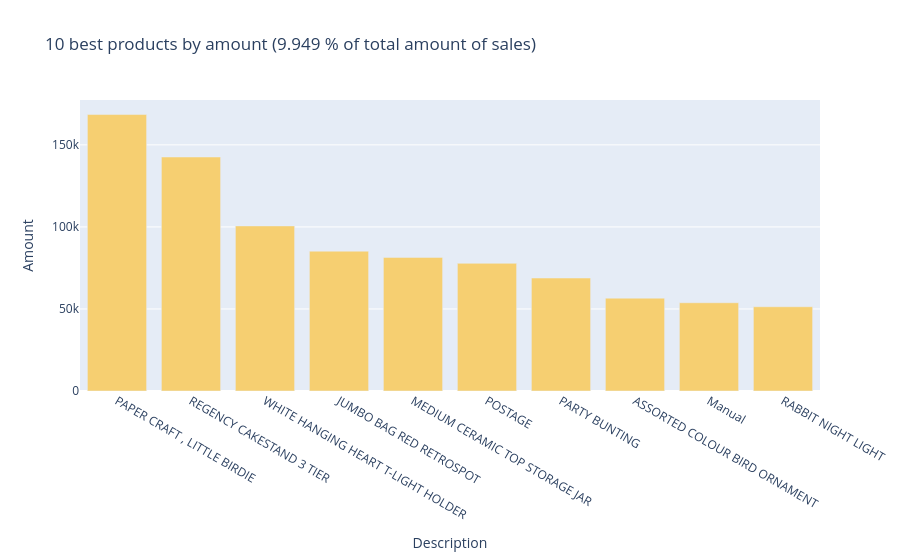
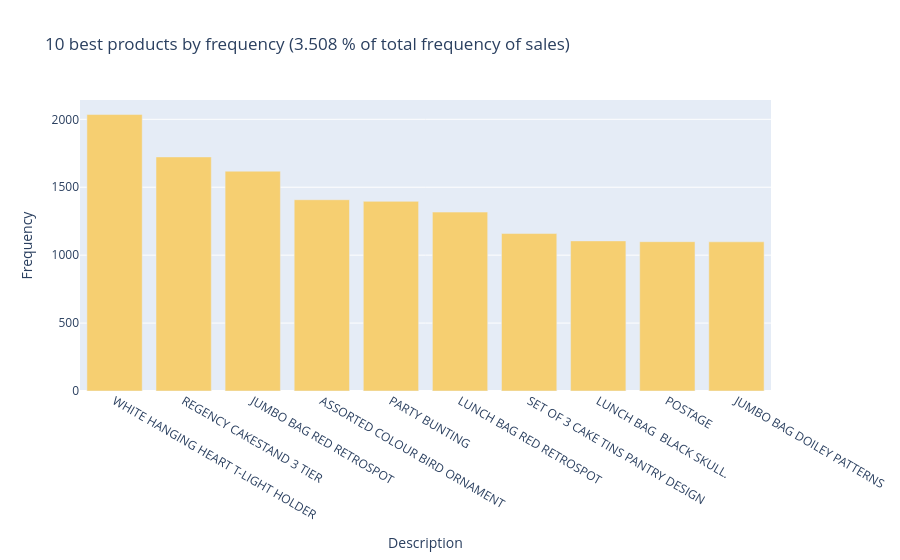

The cell these charts' notebook holds for them, in order:
### Markdown cell above
- Top products

### Code cell
temp = (
    df_ori.groupby(['StockCode', 'Description'], as_index=False)['Amount']
    .sum()
    .sort_values(by='Amount', ascending=False)
    .reset_index(drop=True)
)
ratio_sales_inplot = str(list(temp[['Amount']][:10].sum())[0] / list(temp[['Amount']].sum())[0] * 100)[:5] + ' %'
fig = px.bar(temp[:10].reset_index(), x='Description', y='Amount', title='10 best products by amount ('+ ratio_sales_inplot + ' of total amount of sales)', color_discrete_sequence=px.colors.qualitative.Pastel)
fig.update_layout(xaxis_type='category')
fig.update_traces(marker_color='rgb(246,207,113)')
fig.show()

temp = (
    df_ori.groupby(['StockCode', 'Description'], as_index=False)['Amount']
    .count()
    .rename(columns={'Amount': 'Frequency'})
    .sort_values(by='Frequency', ascending=False)
    .reset_index(drop=True)
)
ratio_sales_inplot = str(list(temp[['Frequency']][:10].sum())[0] / list(temp[['Frequency']].sum())[0] * 100)[:5] + ' %'
fig = px.bar(temp[:10].reset_index(), x='Description', y='Frequency', title='10 best products by frequency ('+ ratio_sales_inplot + ' of total frequency of sales)', color_discrete_sequence=px.colors.qualitative.Pastel)
fig.update_layout(xaxis_type='category')
fig.update_traces(marker_color='rgb(246,207,113)')
fig.show()

### Figure 1 — Plotly figure (JSON) as saved in the notebook; plotly's stock layout.template omitted (floating-point values rounded to 4 significant figures)
{"data": [{"hovertemplate": "Description=%{x}<br>Amount=%{y}<extra></extra>", "legendgroup": "", "marker": {"color": "rgb(246,207,113)", "pattern": {"shape": ""}}, "name": "", "orientation": "v", "showlegend": false, "textposition": "auto", "type": "bar", "x": ["PAPER CRAFT , LITTLE BIRDIE", "REGENCY CAKESTAND 3 TIER", "WHITE HANGING HEART T-LIGHT HOLDER", "JUMBO BAG RED RETROSPOT", "MEDIUM CERAMIC TOP STORAGE JAR", "POSTAGE", "PARTY BUNTING", "ASSORTED COLOUR BIRD ORNAMENT", "Manual", "RABBIT NIGHT LIGHT"], "xaxis": "x", "y": [168500.0, 142600.0, 100600.0, 85220.0, 81420.0, 77800.0, 68840.0, 56580.0, 53780.0, 51350.0], "yaxis": "y"}], "layout": {"barmode": "relative", "legend": {"tracegroupgap": 0}, "title": {"text": "10 best products by amount (9.949 % of total amount of sales)"}, "xaxis": {"anchor": "y", "domain": [0, 1], "title": {"text": "Description"}, "type": "category"}, "yaxis": {"anchor": "x", "domain": [0, 1], "title": {"text": "Amount"}}}}

### Figure 2 — Plotly figure (JSON) as saved in the notebook; plotly's stock layout.template omitted (floating-point values rounded to 4 significant figures)
{"data": [{"hovertemplate": "Description=%{x}<br>Frequency=%{y}<extra></extra>", "legendgroup": "", "marker": {"color": "rgb(246,207,113)", "pattern": {"shape": ""}}, "name": "", "orientation": "v", "showlegend": false, "textposition": "auto", "type": "bar", "x": ["WHITE HANGING HEART T-LIGHT HOLDER", "REGENCY CAKESTAND 3 TIER", "JUMBO BAG RED RETROSPOT", "ASSORTED COLOUR BIRD ORNAMENT", "PARTY BUNTING", "LUNCH BAG RED RETROSPOT", "SET OF 3 CAKE TINS PANTRY DESIGN ", "LUNCH BAG  BLACK SKULL.", "POSTAGE", "JUMBO BAG DOILEY PATTERNS"], "xaxis": "x", "y": [2035, 1723, 1618, 1408, 1396, 1317, 1159, 1105, 1099, 1098], "yaxis": "y"}], "layout": {"barmode": "relative", "legend": {"tracegroupgap": 0}, "title": {"text": "10 best products by frequency (3.508 % of total frequency of sales)"}, "xaxis": {"anchor": "y", "domain": [0, 1], "title": {"text": "Description"}, "type": "category"}, "yaxis": {"anchor": "x", "domain": [0, 1], "title": {"text": "Frequency"}}}}
